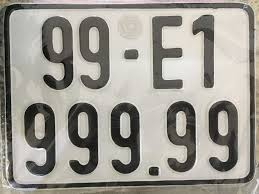
#> input picture Bien_So_Xe/6.jpg, 259 x 194 px, given in place of the camera
$ python docbx-wedcamera.py
#> lines starting #> are read from the running program, lines starting #| are printed output that depends on the picture; after the words box and inside, x2 and y2 are one past the last pixel; in counts of white or black regions, pixels touching at a corner belong together
# LOAD THU VIEN VA MODUL CAN THIET
import cv2
import pytesseract
#DOC HINH ANH - TACH HINH ANH NHAN DIEN
cap = cv2.VideoCapture(0)
# Bắt đầu một vòng lặp
while(True):
    ret, frame = cap.read()
#> frame is the input picture: shape (194, 259, 3); mean B, G, R 146.1, 154, 157.2
    gray = cv2.cvtColor(frame, cv2.COLOR_BGR2GRAY)
    thresh = cv2.adaptiveThreshold(gray, 255, cv2.ADAPTIVE_THRESH_MEAN_C, cv2.THRESH_BINARY, 11, 2)
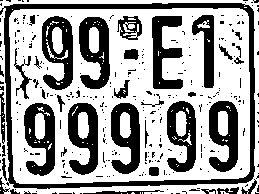
#> thresh: shape (194, 259); 63.1% white; 301 black regions (263 under 20 px)
    cv2.putText(frame, "KHUNG BIEN SO", (40, 40), cv2.FONT_HERSHEY_COMPLEX, 1, (0, 0, 0))
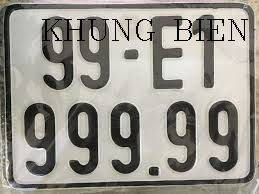
#> frame: shape (194, 259, 3); 1.74% of pixels changed, all inside (x1, y1, x2, y2) = (42, 19, 248, 41)
    # Tạo đường viền để theo dõi bien so
    contours, h = cv2.findContours(thresh, 1, 2)
#> contours = 396 contours, 342 with area under 20; largest, box (x1, y1, x2, y2) and area: (0, 0, 259, 194) 48771, (3, 2, 256, 190) 45648, (9, 8, 250, 184) 40746, (41, 15, 74, 91) 1823, (23, 102, 56, 177) 1776; h = 396 rows, first 6: [1, -1, -1, -1], [2, 0, -1, -1], [3, 1, -1, -1], [4, 2, -1, -1], [5, 3, -1, -1], [6, 4, -1, -1]
    largest_rectangle = [0, 0]
    for cnt in contours:
        lenght = 0.01 * cv2.arcLength(cnt, True)
        approx = cv2.approxPolyDP(cnt, lenght, True)
        if len(approx) == 4:
            area = cv2.contourArea(cnt)
            if area > largest_rectangle[0]:
                largest_rectangle = [cv2.contourArea(cnt), cnt, approx]
#> this loop made 396 passes
#> lenght on passes 7 to 9: 0.211, 0.117, 0.117
#> after the loop, largest_rectangle = 3 items, first 3: 45648, contour of 113 points, box (x1, y1, x2, y2) (3, 2, 256, 190), area 45648, [[253, 9], [250, 181], [8, 182], [4, 5]]
    x, y, w, h = cv2.boundingRect(largest_rectangle[1])
#> x = 3; y = 2; w = 253; h = 188
    image = frame[y:y + h, x:x + w]
    cv2.drawContours(frame, [largest_rectangle[1]], 0, (0, 255, 0), 8)
#> frame: shape (194, 259, 3); 14.32% of pixels changed, all inside (x1, y1, x2, y2) = (0, 0, 259, 194)
    cropped = frame[y:y + h, x:x + w]
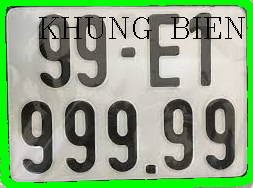
#> cropped: shape (188, 253, 3); mean B, G, R 132.6, 168.8, 141.6
    cv2.putText(frame, "BIEN SO", (x, y),
                cv2.FONT_HERSHEY_SIMPLEX, 1.5,
                (0, 0, 255))
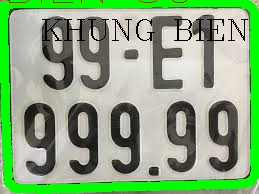
#> frame: shape (194, 259, 3); mean B, G, R 128.1, 170.7, 137.5
    cv2.imshow('Dinh Vi Bien So Xe', frame)
    cv2.drawContours(frame, [largest_rectangle[1]], 0, (255, 255, 255), 18)
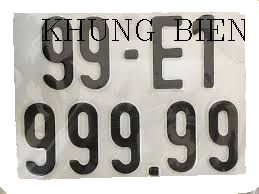
#> frame: shape (194, 259, 3); mean B, G, R 174.5, 180.1, 182.2
    # DOC HINH ANH CHUYEN THANH FILE TEXT
    pytesseract.pytesseract.tesseract_cmd = 'C:\Program Files\Tesseract-OCR\\tesseract.exe'
    gray = cv2.cvtColor(image, cv2.COLOR_BGR2GRAY)
#> gray: shape (188, 253)
    blur = cv2.GaussianBlur(gray, (3, 3), 0)
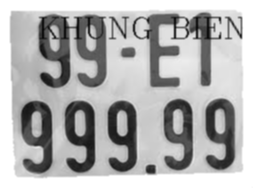
#> blur: shape (188, 253); min 9, max 255, mean 176.1
    thresh = cv2.threshold(blur, 0, 255, cv2.THRESH_BINARY_INV + cv2.THRESH_OTSU)[1]
#> thresh: shape (188, 253); 27.8% white; 11 white regions, largest, box (x1, y1, x2, y2) and area: (38, 14, 106, 88) 3132, (133, 13, 221, 87) 2477, (20, 101, 53, 174) 1541
    cv2.imshow('Bien So La', thresh)
    kernel = cv2.getStructuringElement(cv2.MORPH_RECT, (3, 3))
    opening = cv2.morphologyEx(thresh, cv2.MORPH_OPEN, kernel, iterations=1)
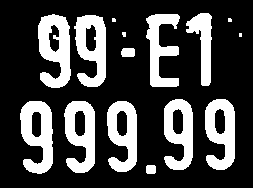
#> opening: shape (188, 253); 26.8% white; 15 white regions (4 under 20 px), largest, box (x1, y1, x2, y2) and area: (38, 14, 71, 88) 1615, (20, 101, 53, 174) 1540, (74, 15, 106, 87) 1459
    invert = 255 - opening
#> (the run stopped early here; a loop or call above may not have finished)

$ run again, on Bien_So_Xe/8.jpg
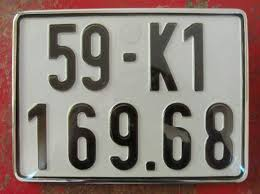
#> input picture Bien_So_Xe/8.jpg, 260 x 194 px, given in place of the camera
#> frame is the input picture: shape (194, 260, 3); mean B, G, R 115.6, 122.9, 136.1
#> `thresh = cv2.adaptiveThreshold(gray, 255, cv2.ADAPTIVE_THRESH_MEAN_C, ..`:
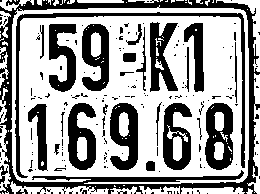
#> thresh: shape (194, 260); 61.9% white; 189 black regions (162 under 20 px)
#> `contours, h = cv2.findContours(thresh, 1, 2)`: contours = 308 contours, 253 with area under 20; largest, box (x1, y1, x2, y2) and area: (10, 5, 249, 184) 39701, (14, 11, 246, 179) 2392, (204, 102, 234, 171) 1716, (109, 102, 139, 171) 1545, (162, 102, 193, 171) 1540; h = 308 rows, first 6: [1, -1, -1, -1], [2, 0, -1, -1], [3, 1, -1, -1], [4, 2, -1, -1], [5, 3, -1, -1], [6, 4, -1, -1]
#> the loop `for cnt in contours:` made 308 passes
#> lenght on passes 5, 7, 9: 0.0966, 0.0966, 0.117
#> after the loop `for cnt in contours:`: largest_rectangle = 3 items, first 3: 39701, contour of 143 points, box (x1, y1, x2, y2) (10, 5, 249, 184), area 39701, [[245, 12], [17, 9], [16, 178], [242, 181]]
#> `x, y, w, h = cv2.boundingRect(largest_rectangle[1])`: x = 10; y = 5; w = 239; h = 179
#> `opening = cv2.morphologyEx(thresh, cv2.MORPH_OPEN, kernel, iterations=1)`:
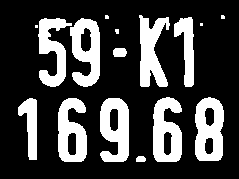
#> opening: shape (179, 239); 25.6% white; 16 white regions (5 under 20 px), largest, box (x1, y1, x2, y2) and area: (195, 97, 224, 161) 1387, (153, 97, 182, 162) 1361, (100, 98, 129, 162) 1352
